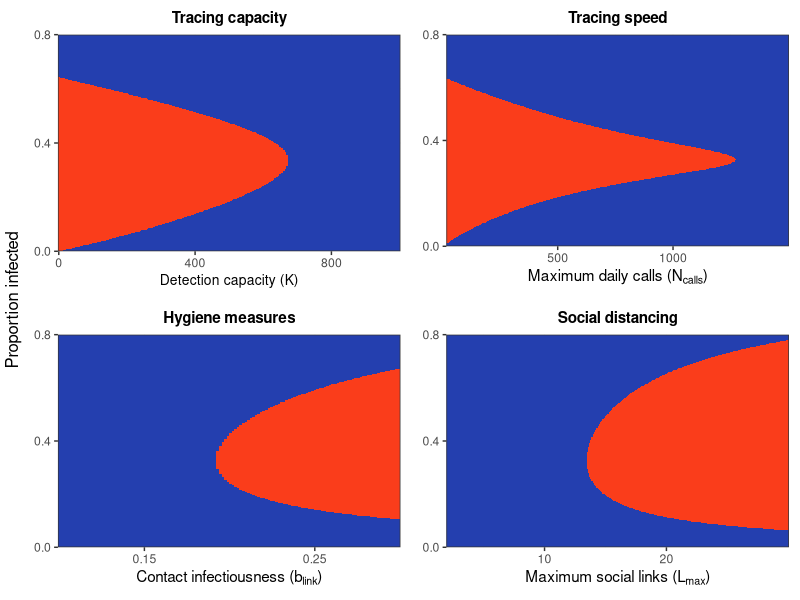
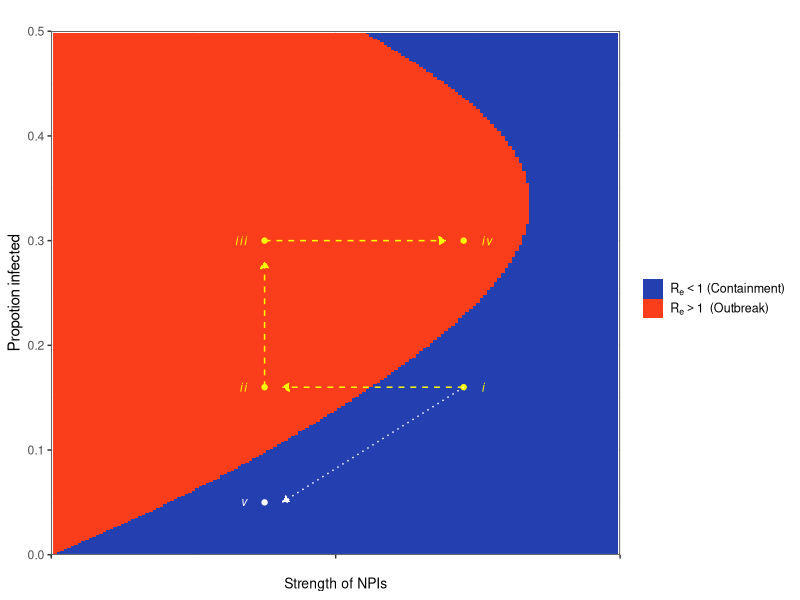
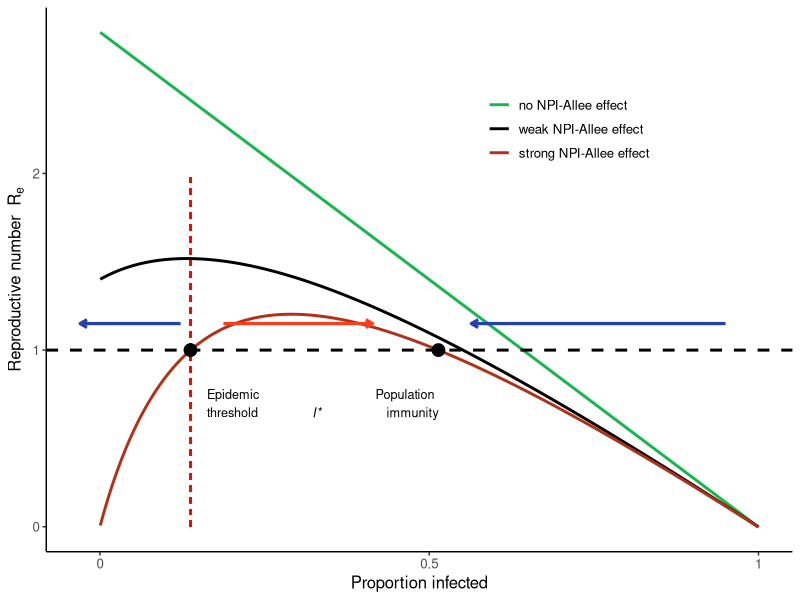
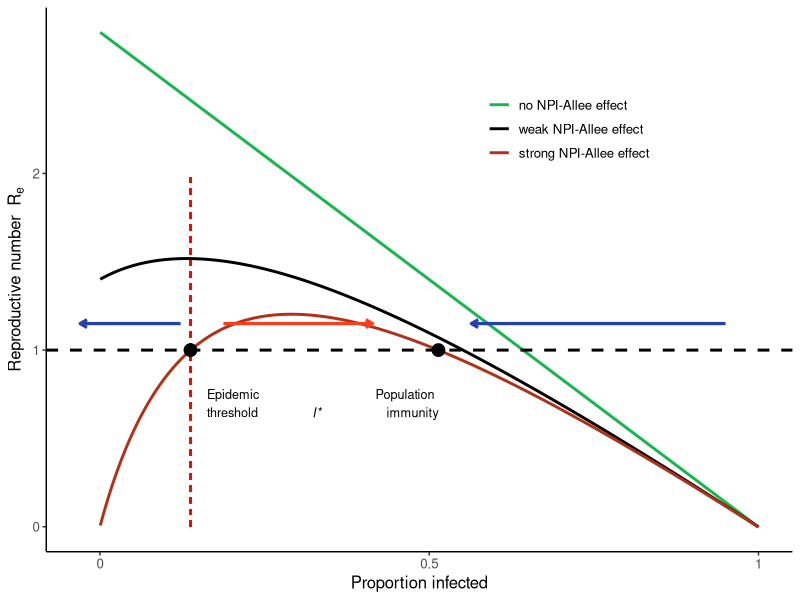
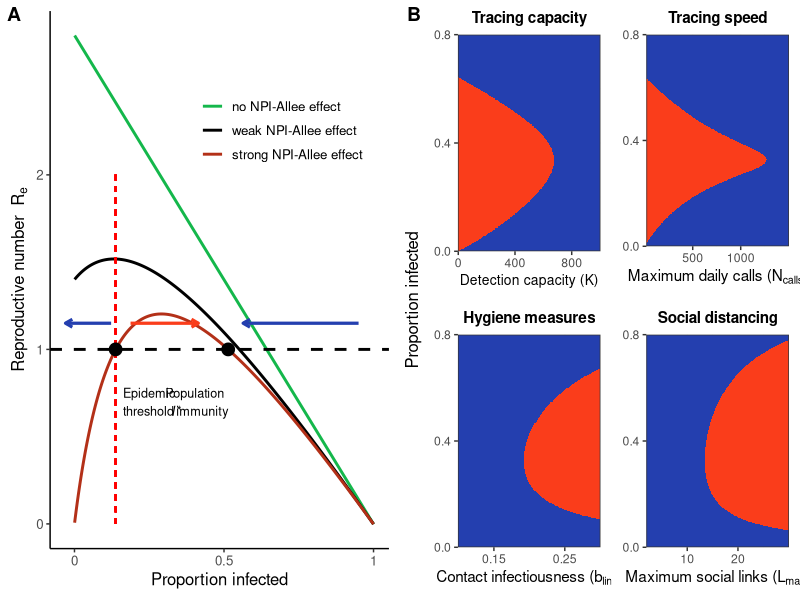
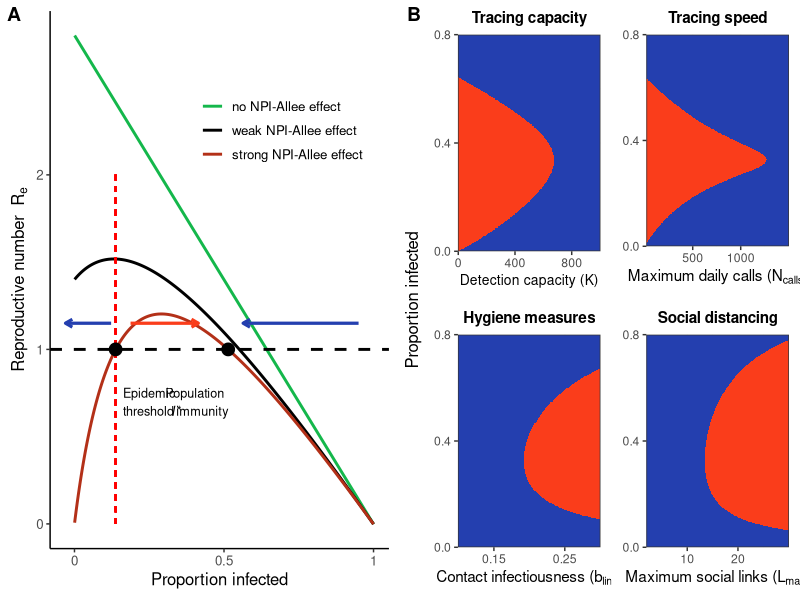

Reproduce these figures in R, in order.
###### Plot the state space of Rt against N infected for different interventions

# Variables
#
# Npop: overall population
# pCall: probability that an attempt to contact individual is succesful
# pInfection: probability that a close contact is infected
# maxLinks: average number of close contacts that non detected infected individuals make
# NDailyCalls: daily number of contacting attempts that can be performed
# maxDetected: maximum number of infected individuals that can be detected
# infectedSubsample: plotting parameter to subsample infected for 2D rasters
# propInfectedMax: plotting parameter to truncate 2D plots vertically

library(tidyr)
library(ggplot2)
library(reshape)
library(dplyr)
library(gridExtra)
library(cowplot)
library(gtable)
library(gridExtra)
library(ggpubr)

#########
# ---- Basic model functions ----
########

# function of effective social links by day
links_fun <- function(maxLinks, day){
  return(maxLinks * (day^4) / (day^4 + 7^4))
}

# calculate the expected number of links of detected individuals
expected_links <- function(maxLinks, pContact){
  days <- c(0:20)
  expectedLinks <- NULL
  for (n in c(1:length(pContact))) {
    pDay <- dgeom(days, pContact[n])
    pDay[length(pDay)] <- 1 - sum(pDay[1:(length(pDay)-1)])
    links <- links_fun(maxLinks, days)
    expectedLinks[n] <- sum(pDay * links)
  }
  return(expectedLinks)
}

# calculate Rt for given parameters
calculate_Rt <- function(maxDetected, I50, maxLinks, Infected, pCall,
                         NDailyCalls, pInfection, Npop){
  # Expected number of detected individuals
  pDetected <- maxDetected / (I50 + Infected)
  NDetected <- pDetected * Infected
  # Daily probability that a detected individual is contacted
  pContact <- 1 - (1-pCall)^(NDailyCalls/NDetected)
  # Number of expected social links for detected individuals
  detectedLinks <- expected_links(maxLinks, pContact)
  # Probability that a contact of an infected is susceptible
  pSusceptible<- (Npop - Infected - 1) / (Npop - 1)
  # Rt calculation
  Rt <- pSusceptible * pInfection * (pDetected*detectedLinks + (1-pDetected)*maxLinks)
  return(Rt)
}

# calculates Rt for a vector of values of Infected
calculate_Rt_range <- function(maxDetected, I50, maxLinks, Infected, pCall,
                               NDailyCalls, pInfection, Npop){
  RtVec <- vector()
  for (i in c(1:length(Infected))) {
    RtVec[i] <- calculate_Rt(maxDetected, I50, maxLinks, Infected[i], pCall,
                             NDailyCalls, pInfection, Npop)
  }
  return(RtVec)
}

##############################
# --- Functions that generate phase space -----
#############################

### Calculate Rt for a varying number of detection capacity
Rt_detected <- function(maxLinks, maxDetected, I50, pCall,  pInfection,
                     NDailyCalls, Npop, propInfectedMax = 1){
  infected <- c(1:round(Npop*propInfectedMax))
  RtSpace <- matrix(NA, ncol=length(maxDetected), nrow=length(infected))
  for(md in c(1:length(maxDetected))) {
    RtSpace[,md] <-  calculate_Rt_range(maxDetected=maxDetected[md],
                                        I50=I50[md],
                                        maxLinks=maxLinks, Infected=infected,
                                        pCall=pCall,
                                        NDailyCalls=NDailyCalls,
                                        pInfection=pInfection,
                                        Npop=Npop)
  }
  colnames(RtSpace) <- maxDetected
  rownames(RtSpace) <- infected
  return(RtSpace)
}


### Calculate Rt for a varying number of daily calls
Rt_calls <- function(maxLinks, maxDetected, I50, pCall,  pInfection,
                     NDailyCalls, Npop, propInfectedMax = 1){
  infected <- c(1:round(Npop*propInfectedMax))
  RtSpace <- matrix(NA, ncol=length(NDailyCalls), nrow=length(infected))
  for(nc in c(1:length(NDailyCalls))) {
    RtSpace[,nc] <-  calculate_Rt_range(maxDetected=maxDetected, I50=I50,
                                        maxLinks=maxLinks, Infected=infected,
                                        pCall=pCall,
                                        NDailyCalls=NDailyCalls[nc],
                                        pInfection=pInfection,
                                        Npop=Npop)
  }
  colnames(RtSpace) <- NDailyCalls
  rownames(RtSpace) <- infected
  return(RtSpace)
}


### Calculate Rt for a varying number of maximum contacts
Rt_links <- function(maxLinks, I50, maxDetected, pCall,  pInfection,
                     NDailyCalls, Npop, propInfectedMax = 1){
  infected <- c(1:round(Npop*propInfectedMax))
  RtSpace <- matrix(NA, ncol=length(maxLinks), nrow=length(infected))
  for(ml in c(1:length(maxLinks))) {
    RtSpace[,ml] <-  calculate_Rt_range(maxDetected=maxDetected,
                                        I50=I50,
                                        maxLinks=maxLinks[ml], Infected=infected,
                                        pCall=pCall,
                                        NDailyCalls=NDailyCalls,
                                        pInfection=pInfection,
                                        Npop=Npop)
  }
  colnames(RtSpace) <- maxLinks
  rownames(RtSpace) <- infected
  return(RtSpace)
}

### Calculate Rt for a varying number of probability of infectious close contact
Rt_pInfection <- function(maxLinks, I50, maxDetected, pCall,  pInfection,
                     NDailyCalls, Npop, propInfectedMax = 1){
  infected <- c(1:round(Npop*propInfectedMax))
  RtSpace <- matrix(NA, ncol=length(pInfection), nrow=length(infected))
  for(pI in c(1:length(pInfection))) {
    RtSpace[,pI] <-  calculate_Rt_range(maxDetected=maxDetected,
                                        I50=I50,
                                        maxLinks=maxLinks, Infected=infected,
                                        pCall=pCall,
                                        NDailyCalls=NDailyCalls,
                                        pInfection=pInfection[pI],
                                        Npop=Npop)
  }
  colnames(RtSpace) <- pInfection
  rownames(RtSpace) <- infected
  return(RtSpace)
}

# Enlongate and subsample matrix, and binarize, to draw raster in ggplot
# varNames is the names of the columns
# infectedSubsample indicates to keep 1 of every infectedSumsample infected values
enlongate_matrix <- function(inputMatrix, varNames, infectedSubsample) {
  longDF <- melt.array(inputMatrix, varnames = varNames) %>%
    dplyr::rename(., Rt = value) %>%
    dplyr::mutate(., Rt_exp = as.factor(as.integer(Rt > 1))) %>%
    as_tibble(.) %>%
    dplyr::filter(., (Infected %% infectedSubsample) == 0)
  return(longDF)
}

# plot 2D
plot_phase_space <- function(inputDF, reverse = FALSE){
  spacePlot <- ggplot(inputDF, aes(x = measure, y = Infected, fill = Rt_exp)) +
    geom_raster() +
    scale_fill_manual(values = c("#243faf", "#fa3d1b"),
                      name = element_blank(), labels = c(bquote(R[e]<1~"(Containment)"),
                                                         bquote(R[e]>1~" (Outbreak)"))) +
    scale_y_continuous(name = "Proportion infected", expand = c(0,0),
                       limits = c(0,.8), breaks = c(0, 0.4, 0.8)) +
    theme_bw()
  if (reverse) {
    spacePlot <- spacePlot +
      scale_x_reverse(name = xName, expand = c(0,0))
  }
  return(spacePlot)
}


###############################
# ---- Make the space plots -----
###############################

# general parameters
pCall <- 0.15
pInfection <- 0.2
Npop <- 2000
maxLinks <- 14
propInfectedMax <- 1
NDailyCalls <- 800
infectedSubsample <- 3
maxDetected <- 600

# ranges for 
maxDetected_Vec <- seq(0, 1000, 5)
dailyCalls_Vec <- seq(20, 1500, 5)
maxLinks_Vec <- seq(2, 30, 0.1)
pInfection_Vec <- seq(0.1, 0.3, 0.0015)

# Space plot for maximum number of people that can be detected
detectedLong <- Rt_detected(maxLinks=maxLinks, maxDetected=maxDetected_Vec,
                            I50=maxDetected_Vec, pCall=pCall,
                            pInfection = pInfection,
                        NDailyCalls = NDailyCalls, Npop = Npop,
                        propInfectedMax = propInfectedMax) %>%
                enlongate_matrix(., c("Infected", "maxDetected"), infectedSubsample)

detectedPlot <- dplyr::rename(detectedLong, measure = maxDetected) %>%
  dplyr::mutate(Infected =Infected/ Npop) %>% 
  plot_phase_space(.) +
  ggtitle("Tracing capacity") +
  theme(plot.title = element_text(hjust = 0.5, size = 11, face = "bold"),
        axis.title.x = element_text(size = 10)) +
  scale_x_continuous(breaks = c(0, 400, 800),
                     name = bquote("Detection capacity (K)"),
                     expand = c(0,0))

# Space plot for maximum number of calls (speed of detection)
callsLong <- Rt_calls(maxLinks = maxLinks, maxDetected = maxDetected,
                      I50=maxDetected,
                        pCall = pCall, pInfection = pInfection,
                        NDailyCalls = dailyCalls_Vec, Npop = Npop,
                        propInfectedMax = propInfectedMax) %>%
            enlongate_matrix(., c("Infected", "maxCalls"), infectedSubsample)

callsPlot <- dplyr::rename(callsLong, measure = maxCalls) %>%
  dplyr::mutate(Infected =Infected/ Npop) %>% 
  plot_phase_space(.) +
  ggtitle("Tracing speed") +
  theme(plot.title = element_text(hjust = 0.5, size = 11, face = "bold")) +
  scale_x_continuous(breaks = c(0, 500, 1000),
                     name = bquote("Maximum daily calls ("*N[calls]*")"),
                     expand = c(0,0))

# Space plot for maximum number of links
linksLong <- Rt_links(maxLinks = maxLinks_Vec, maxDetected = maxDetected,
                        I50=maxDetected, pCall = pCall, pInfection = pInfection,
                        NDailyCalls = NDailyCalls, Npop = Npop,
                        propInfectedMax = propInfectedMax) %>% 
            enlongate_matrix(., c("Infected", "maxLinks"), infectedSubsample)
linksPlot <- dplyr::rename(linksLong, measure = maxLinks) %>%
  dplyr::mutate(Infected =Infected/ Npop) %>% 
  plot_phase_space(.) +
  ggtitle("Social distancing") +
  theme(plot.title = element_text(hjust = 0.5, size = 11, face = "bold")) +
  scale_x_continuous(breaks = c(10, 20),
                     name = bquote("Maximum social links ("*L[max]*")"),
                     expand = c(0,0))

# Space plot for pInfection 
infectionLong <- Rt_pInfection(maxLinks = maxLinks, maxDetected = maxDetected,
                               I50=maxDetected, pCall = pCall,
                               pInfection = pInfection_Vec,
                        NDailyCalls = NDailyCalls, Npop = Npop,
                        propInfectedMax = propInfectedMax) %>%
            enlongate_matrix(., c("Infected", "pInfection"), infectedSubsample)
infectionPlot <- dplyr::rename(infectionLong, measure = pInfection) %>%mutate(Infected =Infected/ Npop) %>% 
  plot_phase_space(.) +
  ggtitle("Hygiene measures") +
  theme(plot.title = element_text(hjust = 0.5, size = 11, face = "bold")) +
  scale_x_continuous(breaks = c(0.15, 0.25),
                     name = bquote("Contact infectiousness ("*b[link]*")"),
                     expand = c(0,0))



# ---- arrange plots into grid -----
legendPlot <- detectedPlot + theme(legend.position = "bottom",
                                   legend.key.size = unit(.5,"cm"),
                                   legend.text = element_text(size = 9))
legend <- gtable_filter(ggplotGrob(legendPlot), "guide-box")

plotGrid <- grid.arrange(
                     arrangeGrob(detectedPlot + theme(legend.position="none",
                                                      axis.title.y=element_blank(),
                                                      plot.margin=margin(8,8,8,8)),
                                 callsPlot + theme(legend.position="none",
                                                      axis.title.y=element_blank(),
                                                      plot.margin=margin(8,8,8,8)),
                                 infectionPlot + theme(legend.position="none",
                                                      axis.title.y=element_blank(),
                                                      plot.margin=margin(8,8,8,8)),
                                 linksPlot + theme(legend.position="none",
                                                      axis.title.y=element_blank(),
                                                      plot.margin=margin(8,8,8,8)),
                                 ncol=2, left = "Proportion infected")#,legend,
                     #heights=c(10, .5)
                     )


ggsave("./plots/phase_space.png", plotGrid, width = 15, height = 13, units = "cm")


######
### ---- plot state-space dynamics for fig 1d----
###
x1 = 300
x2 = 580
y1 = .16
y2 = .3
y1bis = .05
xOffset = 25
yOffset= 15
colSquare = "yellow"
colLine = "white"
linSquare="dashed"
linLine = "dotted"
fontSize = 3
xLim = c(0,800)
yLim = c(0,.5)


npi.upper.plot = detectedPlot + scale_x_continuous(breaks = c(0, 400, 800), 
                                  labels = c("","",""),
                                  expand = c(0,0),
                                  limits = xLim) +
  scale_y_continuous(expand=c(0,0),limits=yLim)+
  ggtitle("") +
  labs(x="Strength of NPIs",y="Propotion infected")+
  
  theme(#axis.title.y=element_blank(),
        legend.key.size = unit(.5,"cm"),
        legend.text = element_text(size = 9),
        legend.position = "right")+
  annotate(geom="point",x=x1,y=y1,col=colSquare)+
  annotate(geom="point",x=x2,y=y1,col=colSquare)+
  annotate(geom="point",x=x1,y=y2,col=colSquare)+
  annotate(geom="point",x=x2,y=y2,col=colSquare) + 
  annotate(geom = "text",x=x2+xOffset,y1,label="italic(i)",size=fontSize,parse=T,hjust="outward",col=colSquare)+
  annotate(geom = "text",x=x2+xOffset,y2,label="italic(iv)",size=fontSize,parse=T,hjust="outward",col=colSquare)+
  annotate(geom = "text",x=x1-xOffset,y1,label="italic(ii)",size=fontSize,parse=T,hjust="outward",col=colSquare)+
  annotate(geom = "text",x=x1-xOffset,y2,label="italic(iii)",size=fontSize,parse=T,hjust="outward",col=colSquare)+
  annotate(geom="segment",x=x2,xend = x1+25,y=y1,yend=y1,col=colSquare,
           arrow = arrow(length = unit(0.2, "cm"), ends = "last",type="closed"),linetype=linSquare) +
  annotate(geom="segment",x=x1,xend = x2-25,y=y2,yend=y2,col=colSquare,
           arrow = arrow(length = unit(0.2, "cm"), ends = "last",type = "closed"),linetype=linSquare)+
  annotate(geom="segment",x=x1,xend = x1,y=y1,yend=y2-.02,col=colSquare,
           arrow = arrow(length = unit(0.2, "cm"), ends = "last",type = "closed"),linetype=linSquare)+
  annotate(geom="point",x=x1,y=y1bis,col=colLine)+
  annotate(geom = "text",x=x1-xOffset,y1bis,label="italic(v)",size=fontSize,parse=T,hjust="outward",col=colLine)+
  annotate(geom="segment",x=x2,xend = x1+xOffset,y=y1,yend=y1bis,col=colLine,
           arrow = arrow(length = unit(0.2, "cm"), ends = "last",type="closed"),linetype=linLine)


npi.upper.plot


#npi.lower.plot = npi.upper.plot

#grid.arrange(npi.upper.plot,npi.lower.plot,ncol=1,left="Proportion infected",bottom="Strength of NPIs")

########################
#----  plot 1d phase space ----
########################

Infected <- c(1:2000)
maxDetected <- 400
I50 <- 400

maxDetected_logistic <- 0
lR <- calculate_Rt(maxDetected=maxDetected_logistic, I50=I50,
                      maxLinks=maxLinks, Infected=Infected,
                      pCall=pCall, NDailyCalls=NDailyCalls,
                      pInfection=pInfection, Npop=Npop)

I50_w <- 800
wR <- calculate_Rt(maxDetected=maxDetected, I50=I50_w,
                      maxLinks=maxLinks, Infected=Infected,
                      pCall=pCall, NDailyCalls=NDailyCalls,
                      pInfection=pInfection, Npop=Npop)

aR <- calculate_Rt(maxDetected=maxDetected, I50=I50,
                      maxLinks=maxLinks, Infected=Infected,
                      pCall=pCall, NDailyCalls=NDailyCalls,
                      pInfection=pInfection, Npop=Npop)

rdf <- data.frame(Infected = c(1:2000), lR = lR, aR = aR, wR = wR) %>%
  tidyr::pivot_longer(., cols = c("aR", "lR", "wR"), names_to = "model",
                      values_to = "R") %>%
  dplyr::mutate(., model=factor(model, levels=c("lR", "wR", "aR")))

#--- plotting code to detect and signal thresholds and comment the plots----

equilibriumPoints <- which(aR < 1)
point1 <- which(diff(equilibriumPoints) == max(diff(equilibriumPoints)))
point2 <- equilibriumPoints[point1+1]

equilibriumDf <- data.frame(Infected = c(point1, point2), R = c(1, 1),
                               type = c("unstable", "stable"))
arrowDf <- data.frame(Ii = c(point1 - 30, point1 + 100, Npop - 100),
                      If = c(-60, point2 - 200, point2 + 100),
                      direction = c("left", "right", "left"),
                      R = 1.15)

thresholdText <- c("Epidemic \nthreshold")
immunityText <- c("Population \nimmunity")
threshold_I_Text <- c("\nI*")

allee1D <- ggplot(rdf, aes(x = Infected, y = R, color = model)) +
  geom_line(size = 1) +
  scale_color_manual(values = c("#14b74b", "black", "#b33018"), name = "",
                     labels = c("no NPI-Allee effect",
                                "weak NPI-Allee effect", "strong NPI-Allee effect")) +
  geom_hline(yintercept = 1, size = 1, linetype = "dashed") +
  geom_segment(aes(x = point1, xend = point1, y = 0, yend = 2), color = "red",
               linetype = "dashed") +
  xlab("Proportion infected") +
  ylab(bquote('Reproductive number ' ~R[e] )) +
  geom_point(data = equilibriumDf, size = 4, color = "black") +
  geom_segment(data = dplyr::filter(arrowDf, direction == "right"),
               aes(x = Ii, xend = If, y = R, yend = R), color = "#fa3d1b",
               arrow = arrow(length = unit(0.2, "cm")), size = 1.1) +
  geom_segment(data = dplyr::filter(arrowDf, direction == "left"),
               aes(x = Ii, xend = If, y = R, yend = R), color =  "#243faf",
               arrow = arrow(length = unit(0.2, "cm"), ends = "last"),
               size = 1.1) +
  #geom_text(aes(x = point1+50, y = 0.7), label = thresholdText, color = "black",
            #hjust = "inward", family = "sans", fontface = "plain", ) +
  annotate("text", x=point1+50, y=0.7, label=thresholdText, size=3.2, hjust="inward") +
  annotate("text", x=point1+370, y=0.7, label=threshold_I_Text, size=3.2, hjust="inward",fontface="italic") +
  annotate("text", x=point2, y=0.7, label=immunityText, size=3.2, hjust="inward") +
  #annotate("text",x=point1+100,y=2.5,label="Allee effect \n (saturation of NPIs)",size=3,hjust="center") +
#  geom_text(aes(x = point2, y = 0.7), label = immunityText, color = "black",
 #           hjust = "inward", family = "sans", fontface = "plain" ) +
  theme_classic() +
  scale_x_continuous(breaks = c(0, 1000, 2000), labels = c(0, 0.5, 1)) + 
  theme(legend.position = c(.7,.8),text=element_text(size=12)) 

allee1D <- print(allee1D)

ggsave("./plots/allee1D.png", allee1D, width = 15, height = 12, units = "cm")


fig1_top_row = ggarrange(allee1D+theme(plot.margin=margin(8,8,8,8)), plotGrid,nrow=1,labels="AUTO")

ggsave("./plots/fig1.png", fig1_top_row, width = 10, height = 4, units = "in")
ggsave("./plots/fig1.pdf", fig1_top_row, width = 10, height = 4, units = "in")




## Rt as function of infected individuals without allee
#logistic_R <- function(R0, Npop) {
#  I <- c(1:Npop)
#  R <- R0 * (Npop - I)/Npop
#  return(R)
#}
#
## Rt as function of infected individuals with allee
#allee_R <- function(R0, Npop, I50) {
#  I <- c(1:Npop)
#  R <- R0 * (Npop - I)/Npop * I / (I + I50)
#  return(R)
#}
#
## Rt as function of infected individuals with allee
#weak_allee_R <- function(R0, Npop, I50) {
#  I <- c(1:Npop)
#  R <- R0 * (Npop - I)/Npop * (I + I50/R0) / (I + I50)
#  return(R)
#}
#
#
#lR <- logistic_R(3.5, 2000)
#wR <- weak_allee_R(3.5, 2000, 200)
#aR <- allee_R(3.5, 2000, 200)
#
